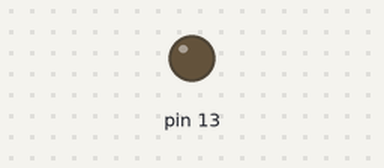
This sketch was run on a simulated Arduino Uno, built with avr-gcc and run on an emulated ATmega328P. Parts: output pins drawn as LEDs (lit = HIGH).

Above: at 0.7 s.
At 5.2 s:
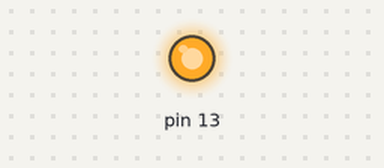
Timing chart, 0 to 7.0 s (numbered marks = the images above):
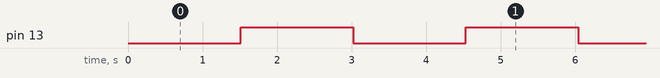

The sketch:

BlinkExtendedSample.ino
```cpp
/*
  Blink Class Sample - working with classes and timer instead delay

  This sample is based on the Blink-Sample and demonstrates the benefit of
  using classes.

  https://github.com/xd23fe39/arduino-basics

 */

// ===================================================================
// Configuration
// ===================================================================

#define BUILTIN_LED  13

// ===================================================================
// The Blink-Class
// ===================================================================

/**
 * Defines a simple kind of component class using a timer instead delay.
 */
class Blink {
private:
  int ledPin;  // LED Pin number (Digital in/out)
  int value = LOW;  // LED Pin value HIGH or LOW
  int interval = 1500;  // toggle time period in ms
  int timer = 0; // loop counter
public:
  /**
   * Constructor. Initialize some class attributes.
   */
  Blink() {
    this->timer = 0;
    this->value = LOW;
  }

  /**
   * Setup-Method.
   */
  void setup(int pin, int interval = 1500) {
    this->ledPin = pin;
    this->interval = interval;
    pinMode(ledPin, OUTPUT);
  }

  /**
   * Loop-Method. The loop method implement a loop counter (timer)
   * and one or more counter-events.
   */
  void loop() {
    // call toggle() if counter reached the predefined interval.
    if ( ++timer >= interval ) {
      toggle();
    }
  }

  /**
   * Toggle-Method toggle the digital pin between LOW and HIGH.
   */
  void toggle() {
      this->value = ( this->value == HIGH ) ? LOW : HIGH;
      this->timer = 0;
      digitalWrite(ledPin, value);
  }
};

// ===================================================================
// Arduino Setup and Loop Funtion
// ===================================================================

Blink blink;

// the setup routine runs once when you press reset:
void setup() {
  // initialize the object and setup a LED Pin number.
  blink.setup(BUILTIN_LED);
}

// the loop routine runs over and over again forever:
void loop() {
  // call the loop-method of the object
  blink.loop();
  // wait for 1ms until next loop
  delay(1);
}
```

Measured:
- by itself, pin 13: alternates HIGH for 1.5 s and LOW for 1.5 s
